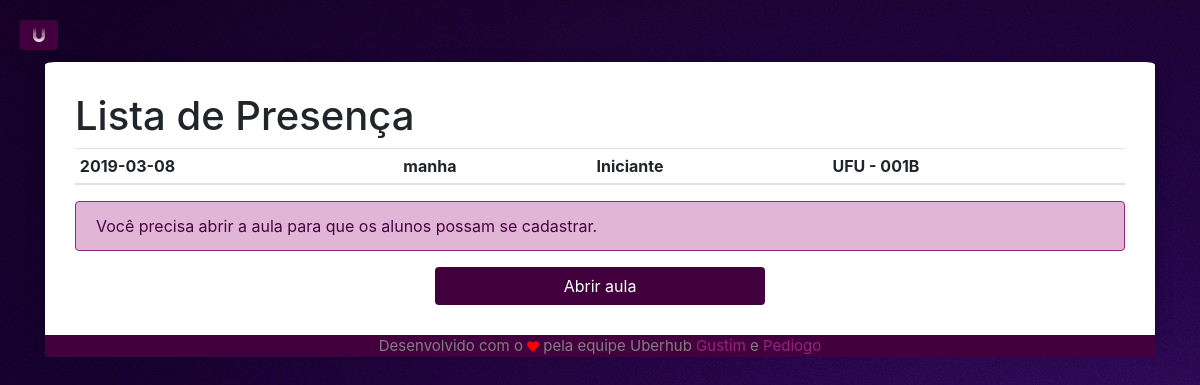
Before: /lista/ (signed in) with the older database file.
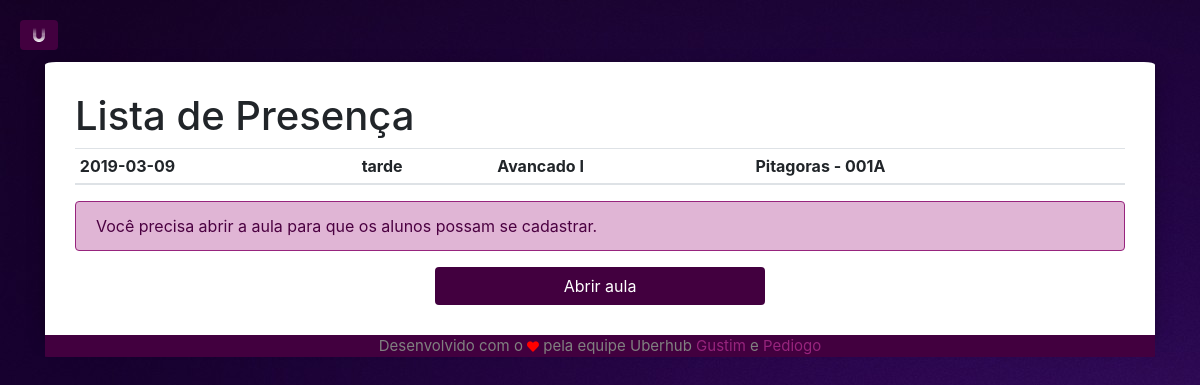
After: the same page with the newer database file.
### app/models/tables.py (models this page shows, shortened)
class Aula(db.Model):
    __tablename__ = "aula"
    id       = db.Column(db.Integer, primary_key=True, autoincrement=True)
    dia      = db.Column(db.Date)
    horario  = db.Column(db.String(5), CheckConstraint('horario="manha" or horario="tarde"'), nullable=False)
    nivel    = db.Column(db.String(15), nullable=False)
    ativa    = db.Column(db.Boolean, default=False, server_default=sa.sql.expression.false(), nullable=False)
    id_prof  = db.Column(db.Integer, db.ForeignKey('professor.id'))
    sala = db.Column(db.String(30), nullable=False)
    fk_professor =  db.relationship('Professor', foreign_keys=id_prof)

### app/controllers/default.py (the view)
@app.route("/lista/")
@app.route("/lista/<id_aula>")
def lista(id_aula=None):
    if current_user.is_authenticated:
        if id_aula == None:
            id_aula = tables.Aula.query.filter_by(id_prof=current_user.id).order_by(tables.Aula.id.desc()).first().id
        aula = tables.Aula.query.filter_by(id=id_aula).first()
        alunos = session.query(tables.Aluno).join(tables.Presenca).filter_by(id_aula=id_aula).all()
        return render_template('home/table.html',
                                alunos=alunos, aula=aula)
    else:
        return redirect(url_for('login'))

### app/controllers/default.py (called while the page is built)
@lm.user_loader
def load_user(id):
    return tables.Professor.query.filter_by(id=id).first()

### app/models/tables.py (called while the page is built)
    @property
    def is_authenticated(self):
        return True

### app/templates/home/table.html (shortened to what this page needs)
{% extends 'base.html' %}
    {% block body %}
    <h1>Lista de Presença</h1>
    <table class="table table-hover table-sm">
        <thead>
          <tr>
            <th scope="col">{{ aula.dia }}</th>
            <th scope="col">{{ aula.horario }}</th>
            <th scope="col">{{ aula.nivel }}</th>
            <th scope="col">{{ aula.sala }}</th>
          </tr>
        </thead>
      </table>
      {% if alunos[0] %}
      <table class="table table-hover table-sm">
        <thead>
          <tr>
            <th scope="col">#</th>
            <th scope="col">id</th>
            <th scope="col">Nome</th>
            <th scope="col">E-mail</th>
            <th scope="col">CPF</th>
          </tr>
        </thead>
        <tbody>
          {% for aluno in alunos %}
          <tr>
            <th scope="row">{{ loop.index }}</th>
            <td>{{ aluno.id }}</td>
            <td>{{ aluno.nome }}</td>
            <td>{{ aluno.email }}</td>
            <td>{{ aluno.cpf }}</td>
          </tr>
          {% endfor %}
        </tbody>
      </table>
        {% if aula.ativa %}
        <div class="row">
          <div class="col-md mb">
          </div>
          <div class="col-md mb">
            <a href="{{ url_for('fecharaula', id_aula=aula.id) }}" class="btn" id="enviar">Fechar aula</a>
          </div>
          <div class="col-md mb">
          </div>
        </div>
        {% else %}
        <div class="row">
          <div class="col-md mb">
          </div>
          <div class="col-md mb">
            <a href="{{ url_for('abriraula', id_aula=aula.id) }}" class="btn" id="enviar">Abrir aula</a>
          </div>
          <div class="col-md mb">
          </div>
        </div>
        {% endif %}
      {% else %}
      <div class="alert alert-purple" role="alert">
        {% if aula.ativa %}
        Ei {{ current_user.apelido }}, parece que nenhum aluno se cadastrou na sua aula ainda.
        {% else %}
        Você precisa abrir a aula para que os alunos possam se cadastrar.
        {% endif %}
      </div>
        {% if aula.ativa %}
        <div class="row">
          <div class="col-md mb">
          </div>
          <div class="col-md mb">
            <a href="{{ url_for('fecharaula', id_aula=aula.id) }}" class="btn" id="enviar">Fechar aula</a>
          </div>
          <div class="col-md mb">
          </div>
        </div>
        {% else %}
        <div class="row">
          <div class="col-md mb">
          </div>
          <div class="col-md mb">
            <a href="{{ url_for('abriraula', id_aula=aula.id) }}" class="btn" id="enviar">Abrir aula</a>
          </div>
          <div class="col-md mb">
          </div>
        </div>
        {% endif %}
      {% endif %}
    {% endblock %}

Changed rows visible on the page:
no longer on this page (row unchanged): Aula: dia "2019-03-08", horario "manha", nivel "Iniciante", sala "UFU - 001B"
added Aula: dia "2019-03-09", horario "tarde", nivel "Avancado I", sala "Pitagoras - 001A"
